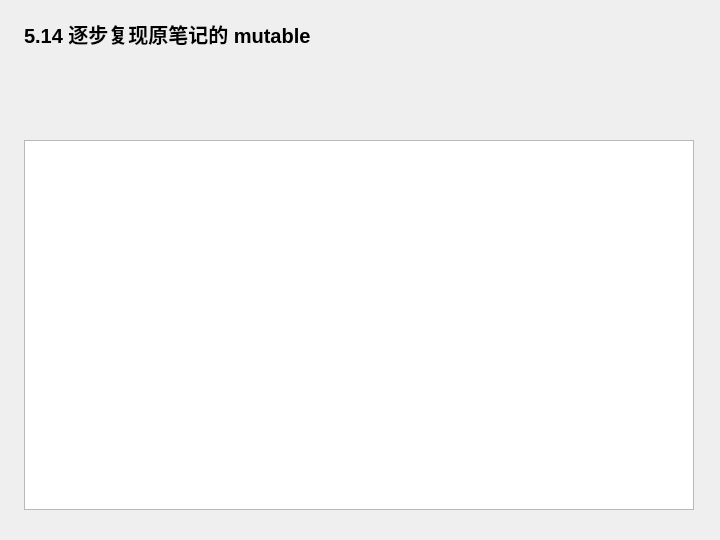
<?xml version="1.0" encoding="UTF-8"?>
<ui version="4.0">
 <class>Widget</class>
 <widget class="QWidget" name="Widget">
  <property name="geometry">
   <rect>
    <x>0</x>
    <y>0</y>
    <width>720</width>
    <height>540</height>
   </rect>
  </property>
  <property name="windowTitle">
   <string>5.14 逐步复现原笔记的 mutable</string>
  </property>
  <widget class="QLabel" name="headingLabel">
   <property name="geometry">
    <rect>
     <x>24</x>
     <y>18</y>
     <width>670</width>
     <height>32</height>
    </rect>
   </property>
   <property name="text">
    <string>5.14 逐步复现原笔记的 mutable</string>
   </property>
   <property name="font">
    <font>
     <pointsize>15</pointsize>
     <bold>true</bold>
    </font>
   </property>
  </widget>
  <widget class="QPlainTextEdit" name="outputEdit">
   <property name="geometry">
    <rect>
     <x>24</x>
     <y>140</y>
     <width>670</width>
     <height>370</height>
    </rect>
   </property>
   <property name="readOnly">
    <bool>true</bool>
   </property>
  </widget>
 </widget>
 <resources />
 <connections />
</ui>
